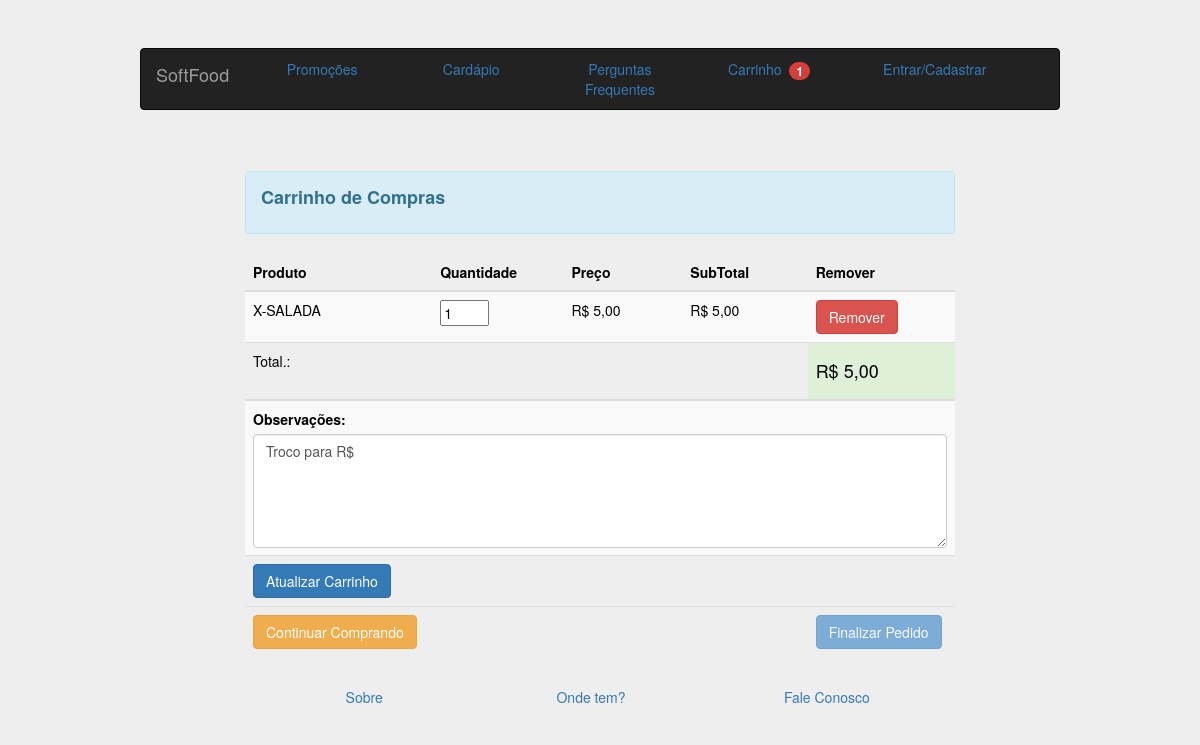
Screenshot of /php/carrinho.php?acao=add&id=1 with the database file from the repository.
### tables this page shows
CREATE TABLE produto (
  id INTEGER UNSIGNED NOT NULL AUTO_INCREMENT,
  tipoproduto_id INTEGER UNSIGNED NOT NULL,
  nome VARCHAR(255) NULL,
  descricao VARCHAR(255) NULL,
  preco DECIMAL NULL,
  PRIMARY KEY(id),
  INDEX produto_FKIndex1(tipoproduto_id),
  FOREIGN KEY(tipoproduto_id)
    REFERENCES tipoproduto(id)
      ON DELETE NO ACTION
      ON UPDATE NO ACTION
);

### php/carrinho.php (the view, shortened to what this page needs)
<?php
      if(isset($_GET['acao'])){
         if($_GET['acao'] == 'add'){
            $id = intval($_GET['id']);
         }
      }
	  $btFinalizar = "btn btn-primary active";
	  if($_SESSION['usuarioid'] == 0)
		$btFinalizar = "btn btn-primary disabled";
?>
<!DOCTYPE html>
<html>
    <head>
        <link href="../css/bootstrap.css" rel="stylesheet" media="screen" type="text/css">
    </head>
    <body class="jumbotron">
        <div class="col-md-1 col-sm-1"></div>
        <div class="col-md-10 col-sm-10">
            <?PHP
            include './topo.php';
            ?>
        </div>
	<div class="container-fluid">
			<div class="col-md-2 col-sm-1"></div>
				<div class="col-md-8 col-sm-10">
				<hr>
				<table class="table table-striped">
					<caption class="alert alert-info"><h4><strong>Carrinho de Compras</strong></h4></caption>
					<thead>
						<tr>
							<th width="244">Produto</th>
							<th width="150">Quantidade</th>
							<th width="150">Preço </th>
							<th width="150">SubTotal</th>
							<th width="150">Remover</th>
						</tr>
					</thead>
				<form action="?acao=up" method="post" id="formcar">
			<tfoot>
						<tr>
							<td colspan="5" ><button type="submit" class="btn btn-primary">Atualizar Carrinho</button></td>
						<tr>
							<td colspan="4"><a href="cardapio.php"><button type="button" class="btn btn-warning">Continuar Comprando</button></a></td>
							<td colspan="1"><button type="button" class="<?php echo $btFinalizar;?>" onclick="javacript: finalizar();">Finalizar Pedido</button></td>
			</tfoot>
			<tbody>
               <?php
                     if(count($_SESSION['carrinho']) == 0){
                        echo '<tr><td colspan="5">Não há produto no carrinho</td></tr>';
                     }else{
                        include "conexao.php";
                        $total = 0;
                        foreach($_SESSION['carrinho'] as $id => $qtd){
                              $query = "select * from produto where id=$id";
                              $result = mysqli_query($link, $query);
                              $row    = mysqli_fetch_assoc($result);
                              $nome  = $row['nome'];
                              $preco = number_format($row['preco'], 2, ',', '.');
                              $sub   = number_format($row['preco'] * $qtd, 2, ',', '.');
                              $total += $row['preco'] * $qtd;
                           echo '<tr>
                                 <td>'.$nome.'</td>
                                 <td><input type="text" size="3" name="prod['.$id.']" value="'.$qtd.'" /></td>
                                 <td>R$ '.$preco.'</td>
                                 <td>R$ '.$sub.'</td>
                                 <td><a href="?acao=del&id='.$id.'"><button type="button" class="btn btn-danger">Remover</button></a></td>
                              </tr>';
                        }
						   $total = number_format($total, 2, ',', '.');
                           echo '<tr>
                                    <td colspan="4">Total.:</td>
                                    <td class="success"><h4>R$ '.$total.'</h4></td>
                              </tr>';
                     }
               ?>
			</tbody>
			<tr>
				<td colspan="5" >
					<label for="comment">Observações:</label>
					<textarea class="form-control" rows="5" name="obs" id="obs">Troco para R$ </textarea>
				</td>
        </form>
			   </table>
		</div>
		<div class="col-md-2 col-sm-1"></div>
	</div>
			<div class="col-md-2"></div>
			<div class="col-md-8">
				<?php
					include './footer.php';
				?>
			</div>
			<div class="col-md-2"></div>
    </body>
</html>

### rows the page displays
produto: nome "X-SALADA", value "1", preco "5,00"

### other values shown
$cont "1"
$total "5,00"
